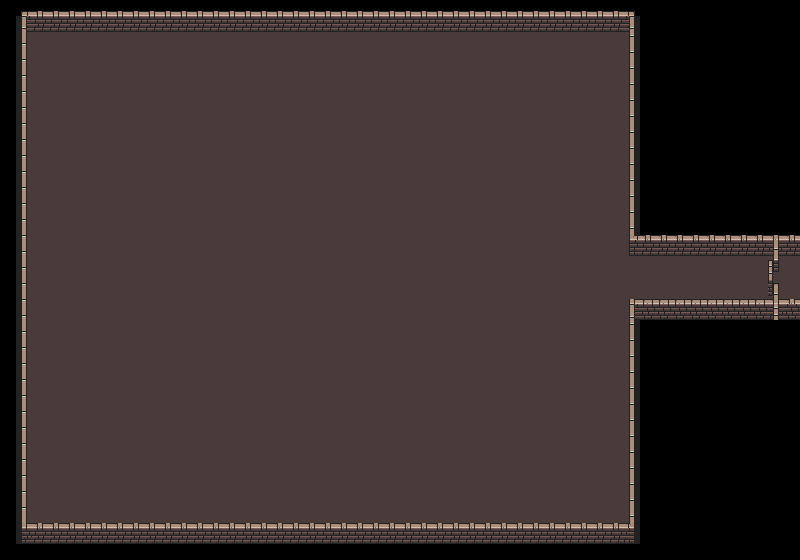

Below is a game level as drawn by its tile map, then a one-line description and the .tmx that defines it (tile-layer data replaced by summaries):
An orthogonal 50x35 tile map with 16x16 px tiles, 4 tile layers (Floor, Walls, WallEdges, Doors), 2 tilesets and 142 objects.

<map version="1.10" tiledversion="1.11.2" orientation="orthogonal" renderorder="right-down" width="50" height="35" tilewidth="16" tileheight="16" infinite="0" nextlayerid="10" nextobjectid="20">
 <editorsettings>
  <export target="dungeon.tmj" format="json" />
 </editorsettings>
 <tileset firstgid="1" name="dungeon-tiles" tilewidth="16" tileheight="16" tilecount="1024" columns="32">
  <image source="tiles/0x72_DungeonTilesetII_v1.7/0x72_DungeonTilesetII_v1.7.png" width="512" height="512" />
  <tile id="1">
   <objectgroup draworder="index" id="2">
    <object id="2" x="0" y="12" width="16" height="4">
     <polygon points="0,0 16,0 16,4 0,4" />
    </object>
    <object id="1" x="0" y="12" width="16" height="4" />
   </objectgroup>
  </tile>
  <tile id="2">
   <objectgroup>
    <object id="1" x="0" y="12" width="16" height="4" />
   </objectgroup>
  </tile>
  <tile id="3">
   <objectgroup draworder="index" id="2">
    <object id="1" x="0" y="12" width="16" height="4" />
    <object id="3" x="0" y="12" width="16" height="4" />
    <object id="7" x="0" y="12" width="16" height="4" />
   </objectgroup>
  </tile>
  <tile id="33">
   <objectgroup draworder="index" id="3">
    <object id="2" x="0" y="0" width="16" height="16" />
   </objectgroup>
  </tile>
  <tile id="34">
   <objectgroup draworder="index" id="2">
    <object id="1" x="0" y="0" width="16" height="16" />
   </objectgroup>
  </tile>
  <tile id="35">
   <objectgroup draworder="index" id="2">
    <object id="1" x="0" y="0" width="16" height="16" />
   </objectgroup>
  </tile>
  <tile id="165">
   <objectgroup draworder="index" id="2">
    <object id="1" x="1" y="4" width="14" height="12" />
   </objectgroup>
  </tile>
  <tile id="166">
   <objectgroup draworder="index" id="2">
    <object id="1" x="0" y="4" width="16" height="12" />
   </objectgroup>
  </tile>
  <tile id="197">
   <objectgroup draworder="index" id="2">
    <object id="1" x="0" y="0" width="15" height="16" />
   </objectgroup>
  </tile>
  <tile id="198">
   <objectgroup draworder="index" id="2">
    <object id="1" x="0" y="0" width="16" height="16" />
   </objectgroup>
  </tile>
  <tile id="229">
   <objectgroup draworder="index" id="2">
    <object id="1" x="0" y="0" width="16" height="7" />
   </objectgroup>
  </tile>
  <tile id="230">
   <objectgroup draworder="index" id="2">
    <object id="1" x="0" y="-0.095048" width="15.873" height="6.46326" />
    <object id="2" x="31.2708" y="6.46326" />
   </objectgroup>
  </tile>
  <tile id="258">
   <objectgroup draworder="index" id="2">
    <object id="1" x="0" y="4" width="16" height="12" />
   </objectgroup>
  </tile>
  <tile id="259">
   <objectgroup draworder="index" id="2">
    <object id="1" x="0" y="4" width="16" height="12" />
   </objectgroup>
  </tile>
  <tile id="288">
   <objectgroup draworder="index" id="2">
    <object id="1" x="11" y="4" width="5" height="12" />
   </objectgroup>
  </tile>
  <tile id="289">
   <objectgroup draworder="index" id="2">
    <object id="1" x="0" y="4" width="5" height="12" />
    <object id="2" x="0" y="4" width="5" height="12" />
   </objectgroup>
  </tile>
  <tile id="290">
   <objectgroup draworder="index" id="2">
    <object id="1" x="0" y="0.095048" width="15.9681" height="7.79394" />
    <object id="2" x="0.095048" y="0.095048" width="4.9425" height="15.873" />
   </objectgroup>
  </tile>
  <tile id="291">
   <objectgroup draworder="index" id="2">
    <object id="1" x="10.9305" y="0" width="5.06948" height="16" />
    <object id="4" x="0" y="0" width="16" height="8.11102" />
    <object id="6" x="10.6454" y="15.9681" width="0.760384" height="0.095048" />
   </objectgroup>
  </tile>
  <tile id="292">
   <objectgroup draworder="index" id="2">
    <object id="1" x="11" y="8" width="5" height="8" />
   </objectgroup>
  </tile>
  <tile id="293">
   <objectgroup draworder="index" id="2">
    <object id="1" x="0" y="8" width="5" height="8" />
   </objectgroup>
  </tile>
  <tile id="320">
   <objectgroup draworder="index" id="2">
    <object id="1" x="11" y="0" width="5" height="16" />
    <object id="2" x="11" y="0" width="5" height="16" />
   </objectgroup>
  </tile>
  <tile id="321">
   <objectgroup draworder="index" id="2">
    <object id="1" x="0" y="0" width="5" height="16" />
    <object id="2" x="0" y="0" width="5" height="16" />
   </objectgroup>
  </tile>
  <tile id="322">
   <objectgroup draworder="index" id="2">
    <object id="1" x="0.095048" y="0.095048" width="4.84745" height="15.778" />
   </objectgroup>
  </tile>
  <tile id="323">
   <objectgroup draworder="index" id="2">
    <object id="1" x="11" y="0" width="5" height="16" />
   </objectgroup>
  </tile>
  <tile id="324">
   <objectgroup draworder="index" id="2">
    <object id="1" x="-0.380192" y="3.89697" width="16.3802" height="12.103" />
    <object id="2" x="11.3107" y="0.095048" width="4.65735" height="15.778" />
   </objectgroup>
  </tile>
  <tile id="325">
   <objectgroup draworder="index" id="2">
    <object id="1" x="0" y="-0.095048" width="5.13259" height="15.873" />
    <object id="2" x="-0.380192" y="4.18211" width="16.3483" height="11.5008" />
   </objectgroup>
  </tile>
  <tile id="352">
   <objectgroup draworder="index" id="2">
    <object id="1" x="11" y="0" width="5" height="8" />
    <object id="2" x="11" y="0" width="5" height="8" />
   </objectgroup>
  </tile>
  <tile id="353">
   <objectgroup draworder="index" id="2">
    <object id="2" x="0" y="0" width="5" height="8" />
   </objectgroup>
  </tile>
  <tile id="354">
   <objectgroup draworder="index" id="2">
    <object id="1" x="0.095048" y="0.095048" width="15.873" height="8.07908" />
   </objectgroup>
  </tile>
  <tile id="355">
   <objectgroup draworder="index" id="2">
    <object id="1" x="0.095048" y="0" width="15.9681" height="8.07908" />
   </objectgroup>
  </tile>
  <tile id="356">
   <objectgroup draworder="index" id="2">
    <object id="1" x="0" y="0" width="16" height="8" />
    <object id="2" x="14.5423" y="19.4848" width="0.095048" />
   </objectgroup>
  </tile>
  <tile id="357">
   <objectgroup draworder="index" id="2">
    <object id="1" x="0" y="-0.190096" width="15.873" height="8.26918" />
   </objectgroup>
  </tile>
 </tileset>
 <tileset firstgid="1025" name="atlas_walls_high-16x32" tilewidth="16" tileheight="16" tilecount="192" columns="24">
  <image source="tiles/0x72_DungeonTilesetII_v1.7/atlas_walls_high-16x32.png" width="384" height="128" />
  <tile id="0">
   <objectgroup draworder="index" id="2">
    <object id="1" x="5" y="11" width="6" height="5" />
   </objectgroup>
  </tile>
  <tile id="1">
   <objectgroup draworder="index" id="2">
    <object id="1" x="5" y="11" width="11" height="5" />
   </objectgroup>
  </tile>
  <tile id="2">
   <objectgroup draworder="index" id="2">
    <object id="1" x="0" y="11" width="16" height="5" />
   </objectgroup>
  </tile>
  <tile id="3">
   <objectgroup draworder="index" id="2">
    <object id="1" x="0" y="11" width="11" height="5" />
   </objectgroup>
  </tile>
  <tile id="4">
   <objectgroup draworder="index" id="2">
    <object id="1" x="0" y="11" width="16" height="5" />
   </objectgroup>
  </tile>
  <tile id="5">
   <objectgroup draworder="index" id="2">
    <object id="1" x="0" y="11" width="16" height="5" />
   </objectgroup>
  </tile>
  <tile id="6">
   <objectgroup draworder="index" id="2">
    <object id="1" x="0" y="11" width="16" height="5" />
   </objectgroup>
  </tile>
  <tile id="7">
   <objectgroup draworder="index" id="2">
    <object id="1" x="0" y="11" width="16" height="5" />
   </objectgroup>
  </tile>
  <tile id="8">
   <objectgroup draworder="index" id="2">
    <object id="1" x="5" y="11" width="11" height="5" />
   </objectgroup>
  </tile>
  <tile id="9">
   <objectgroup draworder="index" id="2">
    <object id="1" x="0" y="11" width="16" height="5" />
   </objectgroup>
  </tile>
  <tile id="10">
   <objectgroup draworder="index" id="2">
    <object id="1" x="0" y="11" width="16" height="5" />
   </objectgroup>
  </tile>
  <tile id="11">
   <objectgroup draworder="index" id="2">
    <object id="1" x="0" y="11" width="11" height="5" />
   </objectgroup>
  </tile>
  <tile id="24">
   <objectgroup draworder="index" id="2">
    <object id="1" x="5" y="0" width="6" height="16" />
   </objectgroup>
  </tile>
  <tile id="25">
   <objectgroup draworder="index" id="2">
    <object id="1" x="5" y="0" width="11" height="16" />
   </objectgroup>
  </tile>
  <tile id="26">
   <objectgroup draworder="index" id="2">
    <object id="1" x="0" y="0" width="16" height="16" />
   </objectgroup>
  </tile>
  <tile id="27">
   <objectgroup draworder="index" id="2">
    <object id="1" x="0" y="0" width="11" height="16" />
   </objectgroup>
  </tile>
  <tile id="28">
   <objectgroup draworder="index" id="2">
    <object id="1" x="0" y="0" width="16" height="16" />
   </objectgroup>
  </tile>
  <tile id="29">
   <objectgroup draworder="index" id="2">
    <object id="1" x="0" y="0" width="16" height="16" />
   </objectgroup>
  </tile>
  <tile id="30">
   <objectgroup draworder="index" id="2">
    <object id="1" x="0" y="0" width="16" height="16" />
   </objectgroup>
  </tile>
  <tile id="31">
   <objectgroup draworder="index" id="2">
    <object id="1" x="0" y="0" width="16" height="16" />
   </objectgroup>
  </tile>
  <tile id="32">
   <objectgroup draworder="index" id="2">
    <object id="1" x="5" y="0" width="11" height="16" />
   </objectgroup>
  </tile>
  <tile id="33">
   <objectgroup draworder="index" id="2">
    <object id="1" x="0.25" y="0.125" width="15.75" height="3" />
   </objectgroup>
  </tile>
  <tile id="34">
   <objectgroup draworder="index" id="2">
    <object id="1" x="-0.125" y="-0.125" width="16.125" height="3.375" />
   </objectgroup>
  </tile>
  <tile id="35">
   <objectgroup draworder="index" id="2">
    <object id="1" x="0" y="0" width="11" height="16" />
   </objectgroup>
  </tile>
  <tile id="49">
   <objectgroup draworder="index" id="2">
    <object id="1" x="5" y="11" width="11" height="5" />
   </objectgroup>
  </tile>
  <tile id="50">
   <objectgroup draworder="index" id="2">
    <object id="1" x="0" y="11" width="16" height="5" />
   </objectgroup>
  </tile>
  <tile id="51">
   <objectgroup draworder="index" id="2">
    <object id="1" x="0" y="11" width="11" height="5" />
   </objectgroup>
  </tile>
  <tile id="52">
   <objectgroup draworder="index" id="2">
    <object id="1" x="5" y="11" width="11" height="5" />
   </objectgroup>
  </tile>
  <tile id="53">
   <objectgroup draworder="index" id="2">
    <object id="1" x="0" y="11" width="16" height="5" />
   </objectgroup>
  </tile>
  <tile id="54">
   <objectgroup draworder="index" id="2">
    <object id="1" x="0" y="11" width="16" height="5" />
   </objectgroup>
  </tile>
  <tile id="55">
   <objectgroup draworder="index" id="2">
    <object id="1" x="0" y="11" width="11" height="5" />
   </objectgroup>
  </tile>
  <tile id="56">
   <objectgroup draworder="index" id="2">
    <object id="1" x="5" y="11" width="11" height="5" />
   </objectgroup>
  </tile>
  <tile id="57">
   <objectgroup draworder="index" id="2">
    <object id="1" x="0" y="11" width="16" height="5" />
   </objectgroup>
  </tile>
  <tile id="59">
   <objectgroup draworder="index" id="2">
    <object id="1" x="0" y="11" width="16" height="5" />
   </objectgroup>
  </tile>
  <tile id="72">
   <objectgroup draworder="index" id="2">
    <object id="1" x="5" y="0" width="6" height="16" />
   </objectgroup>
  </tile>
  <tile id="73">
   <objectgroup draworder="index" id="2">
    <object id="1" x="5" y="0" width="11" height="16" />
   </objectgroup>
  </tile>
  <tile id="74">
   <objectgroup draworder="index" id="2">
    <object id="1" x="0" y="0" width="16" height="16" />
   </objectgroup>
  </tile>
  <tile id="75">
   <objectgroup draworder="index" id="2">
    <object id="1" x="0" y="0" width="11" height="16" />
   </objectgroup>
  </tile>
  <tile id="76">
   <objectgroup draworder="index" id="2">
    <object id="1" x="5" y="0" width="11" height="16" />
   </objectgroup>
  </tile>
  <tile id="77">
   <objectgroup draworder="index" id="5">
    <object id="6" x="0.375" y="0.125" width="9.875" height="2.625" />
   </objectgroup>
  </tile>
  <tile id="78">
   <objectgroup draworder="index" id="2">
    <object id="4" x="5.875" y="0" width="9.875" height="3.25" />
   </objectgroup>
  </tile>
  <tile id="79">
   <objectgroup draworder="index" id="2">
    <object id="1" x="0" y="0" width="11" height="16" />
   </objectgroup>
  </tile>
  <tile id="80">
   <objectgroup draworder="index" id="2">
    <object id="1" x="5" y="0" width="11" height="16" />
   </objectgroup>
  </tile>
  <tile id="81">
   <objectgroup draworder="index" id="2">
    <object id="1" x="0" y="0" width="16" height="16" />
   </objectgroup>
  </tile>
  <tile id="83">
   <objectgroup draworder="index" id="2">
    <object id="1" x="0" y="0" width="16" height="16" />
   </objectgroup>
  </tile>
  <tile id="97">
   <objectgroup draworder="index" id="2">
    <object id="1" x="5" y="11" width="11" height="5" />
   </objectgroup>
  </tile>
  <tile id="98">
   <objectgroup draworder="index" id="2">
    <object id="1" x="0" y="11" width="16" height="5" />
   </objectgroup>
  </tile>
  <tile id="99">
   <objectgroup draworder="index" id="2">
    <object id="1" x="0" y="11" width="11" height="5" />
   </objectgroup>
  </tile>
  <tile id="100">
   <objectgroup draworder="index" id="2">
    <object id="1" x="5" y="11" width="11" height="5" />
   </objectgroup>
  </tile>
  <tile id="101">
   <objectgroup draworder="index" id="2">
    <object id="1" x="0" y="11" width="16" height="5" />
   </objectgroup>
  </tile>
  <tile id="102">
   <objectgroup draworder="index" id="2">
    <object id="1" x="0" y="11" width="16" height="5" />
   </objectgroup>
  </tile>
  <tile id="103">
   <objectgroup draworder="index" id="2">
    <object id="1" x="0" y="11" width="11" height="5" />
   </objectgroup>
  </tile>
  <tile id="104">
   <objectgroup draworder="index" id="2">
    <object id="1" x="0" y="11" width="16" height="5" />
   </objectgroup>
  </tile>
  <tile id="105">
   <objectgroup draworder="index" id="2">
    <object id="1" x="0" y="11" width="16" height="5" />
   </objectgroup>
  </tile>
  <tile id="106">
   <objectgroup draworder="index" id="2">
    <object id="1" x="0" y="11" width="16" height="5" />
   </objectgroup>
  </tile>
  <tile id="107">
   <objectgroup draworder="index" id="2">
    <object id="1" x="0" y="11" width="11" height="5" />
   </objectgroup>
  </tile>
  <tile id="120">
   <objectgroup draworder="index" id="2">
    <object id="1" x="5" y="0" width="6" height="16" />
   </objectgroup>
  </tile>
  <tile id="121">
   <objectgroup draworder="index" id="2">
    <object id="1" x="5" y="0" width="11" height="16" />
   </objectgroup>
  </tile>
  <tile id="122">
   <objectgroup draworder="index" id="2">
    <object id="1" x="0" y="0" width="16" height="16" />
   </objectgroup>
  </tile>
  <tile id="123">
   <objectgroup draworder="index" id="2">
    <object id="1" x="0" y="0" width="11" height="16" />
   </objectgroup>
  </tile>
  <tile id="124">
   <objectgroup draworder="index" id="2">
    <object id="1" x="5" y="0" width="11" height="16" />
   </objectgroup>
  </tile>
  <tile id="125">
   <objectgroup draworder="index" id="2">
    <object id="1" x="0" y="0" width="16" height="16" />
   </objectgroup>
  </tile>
  <tile id="126">
   <objectgroup draworder="index" id="2">
    <object id="1" x="0" y="0" width="16" height="16" />
   </objectgroup>
  </tile>
  <tile id="127">
   <objectgroup draworder="index" id="2">
    <object id="1" x="0" y="0" width="11" height="16" />
   </objectgroup>
  </tile>
  <tile id="128">
   <objectgroup draworder="index" id="2">
    <object id="1" x="0" y="0" width="16" height="16" />
   </objectgroup>
  </tile>
  <tile id="130">
   <objectgroup draworder="index" id="2">
    <object id="1" x="0" y="0" width="16" height="16" />
   </objectgroup>
  </tile>
  <tile id="131">
   <objectgroup draworder="index" id="2">
    <object id="1" x="0" y="0" width="11" height="16" />
   </objectgroup>
  </tile>
  <tile id="144">
   <objectgroup draworder="index" id="2">
    <object id="1" x="0" y="11" width="16" height="5" />
   </objectgroup>
  </tile>
  <tile id="145">
   <objectgroup draworder="index" id="2">
    <object id="1" x="5" y="11" width="11" height="5" />
   </objectgroup>
  </tile>
  <tile id="146">
   <objectgroup draworder="index" id="2">
    <object id="1" x="0" y="11" width="16" height="5" />
   </objectgroup>
  </tile>
  <tile id="147">
   <objectgroup draworder="index" id="2">
    <object id="1" x="0" y="11" width="11" height="5" />
   </objectgroup>
  </tile>
  <tile id="148">
   <objectgroup draworder="index" id="2">
    <object id="1" x="0" y="11" width="16" height="5" />
   </objectgroup>
  </tile>
  <tile id="149">
   <objectgroup draworder="index" id="2">
    <object id="1" x="0" y="11" width="16" height="5" />
   </objectgroup>
  </tile>
  <tile id="150">
   <objectgroup draworder="index" id="2">
    <object id="1" x="0" y="11" width="16" height="5" />
   </objectgroup>
  </tile>
  <tile id="151">
   <objectgroup draworder="index" id="2">
    <object id="1" x="0" y="11" width="16" height="5" />
   </objectgroup>
  </tile>
  <tile id="152">
   <objectgroup draworder="index" id="2">
    <object id="1" x="5" y="11" width="11" height="5" />
   </objectgroup>
  </tile>
  <tile id="153">
   <objectgroup draworder="index" id="2">
    <!-- 1 objects omitted --></objectgroup>
  </tile>
  <tile id="154">
   <objectgroup draworder="index" id="2">
    <!-- 1 objects omitted --></objectgroup>
  </tile>
  <tile id="155">
   <objectgroup draworder="index" id="2">
    <!-- 1 objects omitted --></objectgroup>
  </tile>
  <tile id="168">
   <objectgroup draworder="index" id="2">
    <!-- 1 objects omitted --></objectgroup>
  </tile>
  <tile id="169">
   <objectgroup draworder="index" id="2">
    <!-- 1 objects omitted --></objectgroup>
  </tile>
  <tile id="170">
   <objectgroup draworder="index" id="2">
    <!-- 1 objects omitted --></objectgroup>
  </tile>
  <tile id="171">
   <objectgroup draworder="index" id="2">
    <!-- 1 objects omitted --></objectgroup>
  </tile>
  <tile id="172">
   <objectgroup draworder="index" id="2">
    <!-- 1 objects omitted --></objectgroup>
  </tile>
  <tile id="173">
   <objectgroup draworder="index" id="2">
    <!-- 1 objects omitted --></objectgroup>
  </tile>
  <tile id="174">
   <objectgroup draworder="index" id="2">
    <!-- 1 objects omitted --></objectgroup>
  </tile>
  <tile id="175">
   <objectgroup draworder="index" id="2">
    <!-- 2 objects omitted --></objectgroup>
  </tile>
  <tile id="176">
   <objectgroup draworder="index" id="2">
    <!-- 1 objects omitted --></objectgroup>
  </tile>
  <tile id="177">
   <objectgroup draworder="index" id="2">
    <!-- 1 objects omitted --></objectgroup>
  </tile>
  <tile id="178">
   <objectgroup draworder="index" id="2">
    <!-- 1 objects omitted --></objectgroup>
  </tile>
  <tile id="179">
   <objectgroup draworder="index" id="2">
    <!-- 1 objects omitted --></objectgroup>
  </tile>
 </tileset>
 <layer id="1" name="Floor" width="50" height="35" locked="1">
  <data>[1750 cells, 1337 non-empty, 2 distinct tile ids]</data>
 </layer>
 <layer id="4" name="Walls" width="50" height="35" locked="1">
  <data>[1750 cells, 160 non-empty, 14 distinct tile ids]</data>
 </layer>
 <layer id="5" name="WallEdges" width="50" height="35" locked="1">
  <data>[1750 cells, 100 non-empty, 8 distinct tile ids]</data>
 </layer>
 <layer id="6" name="Doors" width="50" height="35" locked="1">
  <data>[1750 cells, 3 non-empty, 3 distinct tile ids]</data>
 </layer>
 <objectgroup id="8" name="Enemies">
  <!-- 3 objects omitted --></objectgroup>
 <objectgroup id="9" name="RoomTriggers">
  <!-- 1 objects omitted --></objectgroup>
</map>
<!-- 20 of 142 objects omitted -->
